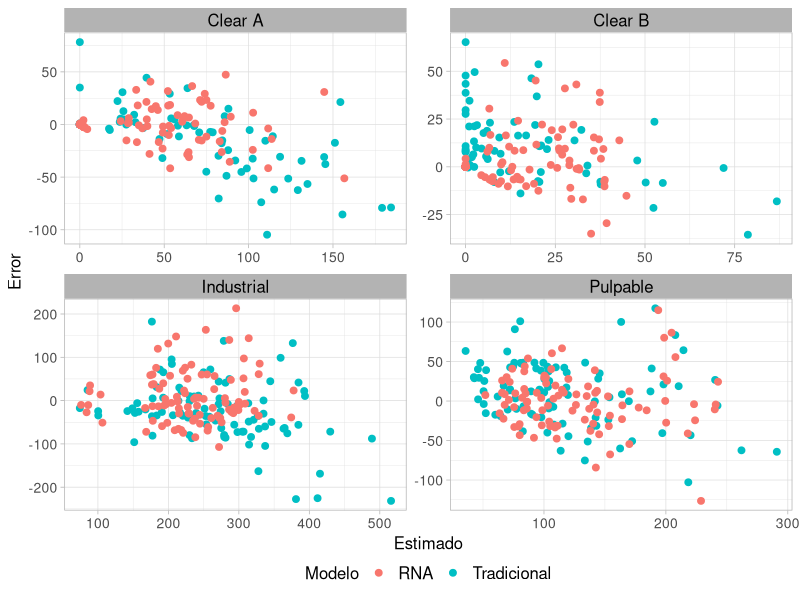
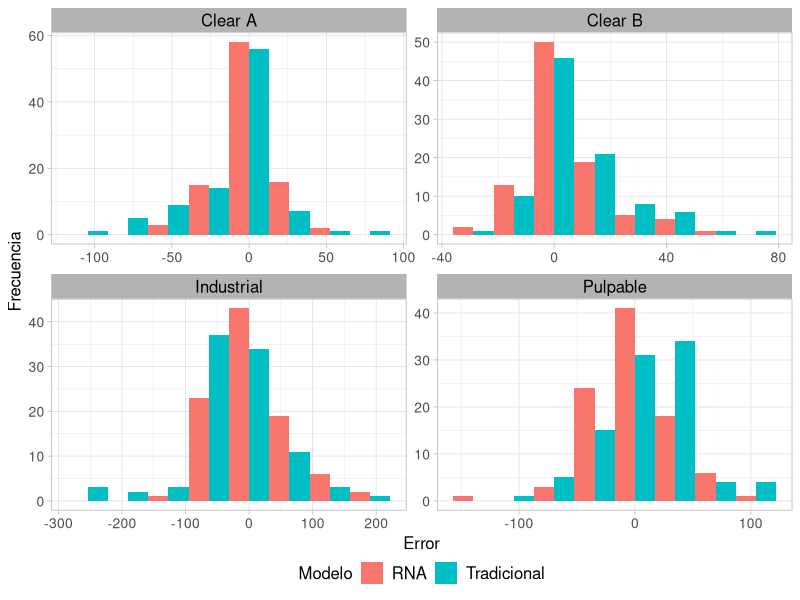

Source code (R) for these figures, in order:
## ---- chunk 1
options(htmltools.dir.version = FALSE)
## ---- chunk 2
library(knitr)
library(kableExtra) 
library(tidyverse) 
library(tidyr)
datos_tabla <- readxl::read_excel("datos/tabla_errores.xlsx")

datos_tabla %>% 
  kable( format.args = list(decimal.mark = ',', big.mark = "."),
         col.names = c("Salida", "Modelo",rep(c("ECM","RECM","EAM","R"),3)), 
         digits = c(1,1,rep(c(2,2,2,4),3)))%>%    		
  kable_styling(bootstrap_options =c( "condensed", "stripped"),font_size = 13)%>% 
  add_header_above(c(" "=2, "Entrenamiento (n = 608)"= 4, "Validación (n = 127)" = 4, "Prueba (n = 129)" = 4)) %>% 
     collapse_rows(columns = 1, valign = "top") 
## ---- chunk 3
 datos_tabla <- readxl::read_excel("datos/tabla_errores.xlsx")

datos_tabla %>% 
  kable( format.args = list(decimal.mark = ',', big.mark = "."),
         col.names = c("Salida", "Modelo",rep(c("ECM","RECM","EAM","R"),3)), 
         digits = c(1,1,rep(c(2,2,2,4),3)))%>%    		
  kable_styling(bootstrap_options =c( "condensed", "stripped"),font_size = 13)%>% 
  add_header_above(c(" "=2, "Entrenamiento (n = 608)"= 4, "Validación (n = 127)" = 4, "Prueba (n = 129)" = 4)) %>% 
     collapse_rows(columns = 1, valign = "top") %>% 
  row_spec(c(3,7,11,15), bold = T, color = "white", background = "#D7261E") %>% 
  row_spec(c(3,7,11,15)+1, bold = T)
## ---- chunk 4

tabla<- readxl::read_excel("datos/resultados_1.xlsx")

tabla <- tabla%>% mutate(tasa_a= str_replace(tasa_a,"0.","0,"))
tabla$...1 <- paste("RNA" , c(1:12),sep = "")
 tabla %>%   select(Salida, everything()) %>% 
  kable("html", booktabs= T,col.names = c("Salida" , "Modelo","Entradas", "Capas ocultas", "F(X)","$\\alpha$" ))%>%    		
  kable_styling(bootstrap_options =c("hover", "condensed", "stripped"),font_size = 13) %>% 
   collapse_rows(columns = 1, valign = "middle") %>% 
  footnote(symbol_manual = "",
           symbol =("Donde, DAP: diámetro a la altura de pecho promedio(cm); DAP Dom: diámetro a la altura de pecho dominante; HT: altura total media (m); H Dom: altura dominante (m); D: densidad media (arb/ha); DP: densidad podada (arb/ha); PP: proporción podada (%); G: área basal (m²/ha); E: edad en inventario (años); índice de sitio (m); HP: altura podada media (m), PLI: pruned log index (binario); TZ: tipo zona de crecimiento; TE: tipo de esquema de manejo; TS: tipo de suelo; $\\alpha$ = tasa de aprendizaje. Variable de salida en m³/ha."),threeparttable = T)    
 

## ---- chunk 5

tabla<- readxl::read_excel("datos/resultados_1.xlsx")

tabla <- tabla%>% mutate(tasa_a= str_replace(tasa_a,"0.","0,"))
tabla$...1 <- paste("RNA" , c(1:12),sep = "")
 tabla %>%   select(Salida, everything()) %>% 
  kable("html", booktabs= T,col.names = c("Salida" , "Modelo","Entradas", "Capas ocultas", "F(X)","$\\alpha$" ))%>%    		
  kable_styling(bootstrap_options =c("hover", "condensed", "stripped"),font_size = 13) %>% 
   collapse_rows(columns = 1, valign = "middle")  %>% 
  row_spec(c(3,6,9,12), bold = T, color = "white", background = "#D7261E") %>% 
  footnote(symbol_manual = "",
           symbol =("Donde, DAP: diámetro a la altura de pecho promedio(cm); DAP Dom: diámetro a la altura de pecho dominante; HT: altura total media (m); H Dom: altura dominante (m); D: densidad media (arb/ha); DP: densidad podada (arb/ha); PP: proporción podada (%); G: área basal (m²/ha); E: edad en inventario (años); índice de sitio (m); HP: altura podada media (m), PLI: pruned log index (binario); TZ: tipo zona de crecimiento; TE: tipo de esquema de manejo; TS: tipo de suelo; $\\alpha$ = tasa de aprendizaje. Variable de salida en m³/ha."),threeparttable = T)  

## ---- chunk 6
datos_2 <- readxl::read_excel("datos/tabla_errores_graficas.xlsx") 
library(ggplot2)
datos_2 %>%  
  mutate(conjunto = factor(conjunto,
                        levels=c("train", "valid","test"), 
                        labels = c("Entrenamiento","Validación","Prueba"))) %>% 
  mutate(producto = factor(producto_2, 
                       labels = c("Clear A","Clear B","Industrial","Pulpable" ))) %>% 
  mutate(error = real - estimado) %>%
  filter(conjunto == "Prueba") %>% 
ggplot( aes(x = estimado , y= error, color =Modelo))+
  geom_point(alpha = 1, size= 2)+       
  labs(x= "Estimado", y= "Error")+    
  labs(color = "Modelo")+     
  facet_wrap(~ producto ,ncol = 2,  scales = "free" )+    
  theme_light()+ 
  theme(legend.position="bottom",legend.box.spacing = unit(0, "cm"), 
                legend.spacing.y = unit(1, 'cm'),
        strip.text.x = element_text(margin = margin(0.1, 0.1, 0.1, 0.1, "cm") , 
                                    size = 12, color = "black") , 
        axis.text.x = element_text(size = 10), 
        axis.text.y = element_text(size = 10),
        axis.title.x = element_text(size = 12),
        axis.title.y = element_text(size = 12),
        legend.text = element_text(size = 12),
        legend.title  = element_text(size = 12))
## ---- chunk 7
datos_2 <- readxl::read_excel("datos/tabla_errores_graficas.xlsx") 
datos_2 %>%  
  mutate(conjunto = factor(conjunto,levels=c("train", "valid","test"), 
                                    labels = c("Entrenamiento","Validación","Prueba"))) %>% 
  mutate(producto = factor(producto_2, 
                                    labels = c("Clear A","Clear B","Industrial","Pulpable" ))) %>% 
  mutate(error = real - estimado) %>% 
  filter(conjunto == "Prueba")%>% 
ggplot( aes(x=error, fill=Modelo)) +   
  geom_histogram( position="dodge", bins = 8, alpha= 1)+    
  labs(y= "Frecuencia", x= "Error", color= "Modelo" , fill="Modelo")+
  theme_light()+    
  facet_wrap(~producto,ncol = 2,  scales = "free")+  
  theme(legend.position="bottom",legend.box.spacing = unit(0, "cm"), 
                legend.spacing.y = unit(1, 'cm'),
        strip.text.x = element_text(margin = margin(0.1, 0.1, 0.1, 0.1, "cm") , 
                                    size = 12, color = "black") , 
        axis.text.x = element_text(size = 10), 
        axis.text.y = element_text(size = 10),
        axis.title.x = element_text(size = 12),
        axis.title.y = element_text(size = 12),
        legend.text = element_text(size = 12),
        legend.title  = element_text(size = 12)
  ) 
